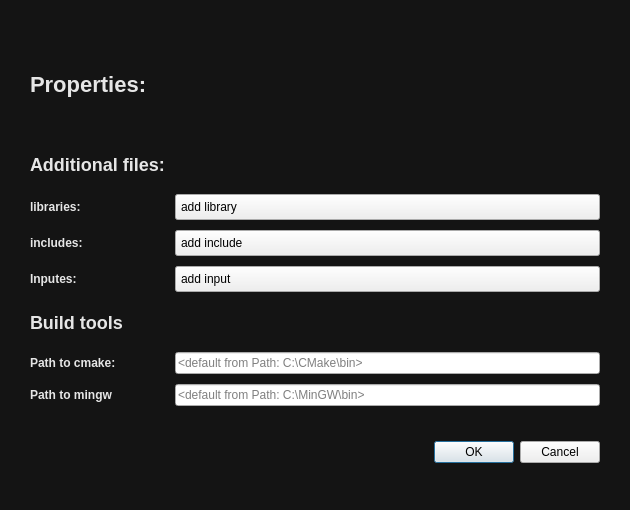
<?xml version="1.0" encoding="UTF-8"?>
<ui version="4.0">
 <class>ProjectPropertiesDialog</class>
 <widget class="QDialog" name="ProjectPropertiesDialog">
  <property name="geometry">
   <rect>
    <x>0</x>
    <y>0</y>
    <width>630</width>
    <height>510</height>
   </rect>
  </property>
  <property name="maximumSize">
   <size>
    <width>630</width>
    <height>510</height>
   </size>
  </property>
  <property name="windowTitle">
   <string>Properties</string>
  </property>
  <property name="styleSheet">
   <string notr="true">
QDialog {
   background: #141414;
}

QLabel {
   font-weight: bold;
   color: #E6E6E6;
}

#labelAddtionalProps {
   font-size:  22px;
}

#labelSubTitleBuildTool, #labelSubTitleAddFile {
   font-size: 18px;
}

#pushButtonAddLibrary, #pushButtonAddInput, #pushButtonAddInclude {
  text-align: left;
  padding: 5px;
  background: url(:/sources/img/icons/plus.svg) no-repeat center right;
}</string>
  </property>
  <layout class="QVBoxLayout" name="verticalLayout">
   <property name="leftMargin">
    <number>30</number>
   </property>
   <property name="topMargin">
    <number>30</number>
   </property>
   <property name="rightMargin">
    <number>30</number>
   </property>
   <property name="bottomMargin">
    <number>15</number>
   </property>
   <item>
    <widget class="QLabel" name="labelAddtionalProps">
     <property name="maximumSize">
      <size>
       <width>16777215</width>
       <height>50</height>
      </size>
     </property>
     <property name="sizeIncrement">
      <size>
       <width>0</width>
       <height>0</height>
      </size>
     </property>
     <property name="text">
      <string>Properties: </string>
     </property>
    </widget>
   </item>
   <item>
    <layout class="QGridLayout" name="gridLayout">
     <property name="spacing">
      <number>10</number>
     </property>
     <item row="0" column="0">
      <widget class="QLabel" name="labelSubTitleAddFile">
       <property name="maximumSize">
        <size>
         <width>16777215</width>
         <height>40</height>
        </size>
       </property>
       <property name="text">
        <string>Additional files:</string>
       </property>
      </widget>
     </item>
     <item row="3" column="0">
      <widget class="QLabel" name="labelInput">
       <property name="text">
        <string>Inputes:</string>
       </property>
      </widget>
     </item>
     <item row="4" column="0">
      <widget class="QLabel" name="labelSubTitleBuildTool">
       <property name="maximumSize">
        <size>
         <width>16777215</width>
         <height>40</height>
        </size>
       </property>
       <property name="sizeIncrement">
        <size>
         <width>0</width>
         <height>0</height>
        </size>
       </property>
       <property name="text">
        <string>Build tools</string>
       </property>
      </widget>
     </item>
     <item row="6" column="1">
      <widget class="QLineEdit" name="lineEditPathMinGW">
       <property name="text">
        <string/>
       </property>
       <property name="placeholderText">
        <string>&lt;default from Path: C:\MinGW\bin&gt;</string>
       </property>
      </widget>
     </item>
     <item row="3" column="1">
      <widget class="QPushButton" name="pushButtonAddInput">
       <property name="minimumSize">
        <size>
         <width>250</width>
         <height>0</height>
        </size>
       </property>
       <property name="cursor">
        <cursorShape>PointingHandCursor</cursorShape>
       </property>
       <property name="styleSheet">
        <string notr="true"/>
       </property>
       <property name="text">
        <string>add input</string>
       </property>
      </widget>
     </item>
     <item row="5" column="1">
      <widget class="QLineEdit" name="lineEditPathToCMake">
       <property name="text">
        <string/>
       </property>
       <property name="placeholderText">
        <string>&lt;default from Path: C:\CMake\bin&gt;</string>
       </property>
      </widget>
     </item>
     <item row="1" column="0">
      <widget class="QLabel" name="labelLibrary">
       <property name="text">
        <string>libraries:</string>
       </property>
      </widget>
     </item>
     <item row="6" column="0">
      <widget class="QLabel" name="pathToMingw">
       <property name="text">
        <string>Path to mingw</string>
       </property>
      </widget>
     </item>
     <item row="1" column="1">
      <widget class="QPushButton" name="pushButtonAddLibrary">
       <property name="minimumSize">
        <size>
         <width>250</width>
         <height>0</height>
        </size>
       </property>
       <property name="cursor">
        <cursorShape>PointingHandCursor</cursorShape>
       </property>
       <property name="styleSheet">
        <string notr="true"/>
       </property>
       <property name="text">
        <string>add library</string>
       </property>
      </widget>
     </item>
     <item row="5" column="0">
      <widget class="QLabel" name="pathToCMake">
       <property name="text">
        <string>Path to cmake:</string>
       </property>
      </widget>
     </item>
     <item row="2" column="0">
      <widget class="QLabel" name="labelInclude">
       <property name="text">
        <string>includes:</string>
       </property>
      </widget>
     </item>
     <item row="2" column="1">
      <widget class="QPushButton" name="pushButtonAddInclude">
       <property name="minimumSize">
        <size>
         <width>250</width>
         <height>0</height>
        </size>
       </property>
       <property name="cursor">
        <cursorShape>PointingHandCursor</cursorShape>
       </property>
       <property name="styleSheet">
        <string notr="true"/>
       </property>
       <property name="text">
        <string>add include</string>
       </property>
      </widget>
     </item>
    </layout>
   </item>
   <item>
    <widget class="QDialogButtonBox" name="buttonBox">
     <property name="styleSheet">
      <string notr="true"/>
     </property>
     <property name="orientation">
      <enum>Qt::Horizontal</enum>
     </property>
     <property name="standardButtons">
      <set>QDialogButtonBox::Cancel|QDialogButtonBox::Ok</set>
     </property>
    </widget>
   </item>
  </layout>
 </widget>
 <resources/>
 <connections>
  <connection>
   <sender>buttonBox</sender>
   <signal>accepted()</signal>
   <receiver>ProjectPropertiesDialog</receiver>
   <slot>accept()</slot>
   <hints>
    <hint type="sourcelabel">
     <x>248</x>
     <y>254</y>
    </hint>
    <hint type="destinationlabel">
     <x>157</x>
     <y>274</y>
    </hint>
   </hints>
  </connection>
  <connection>
   <sender>buttonBox</sender>
   <signal>rejected()</signal>
   <receiver>ProjectPropertiesDialog</receiver>
   <slot>reject()</slot>
   <hints>
    <hint type="sourcelabel">
     <x>316</x>
     <y>260</y>
    </hint>
    <hint type="destinationlabel">
     <x>286</x>
     <y>274</y>
    </hint>
   </hints>
  </connection>
 </connections>
</ui>
